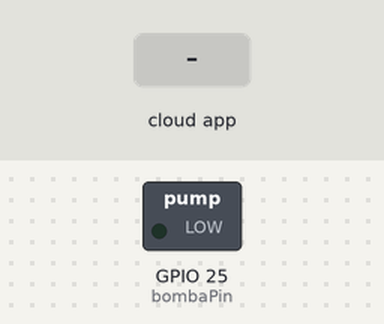
Bench run of a sketch on a simulated ESP32. On the bench: switched loads named in the sketch (green lamp = pin HIGH). The inputs (shaded band) are chosen by the test bench. WiFi joins after 1.5 s; servers stay silent unless stated; what the sketch prints to the serial monitor is not drawn.

Above: at 2.7 s.
2.8 s: the phone or cloud app sets Bomba.de.Agua to 64
At 3.1 s:
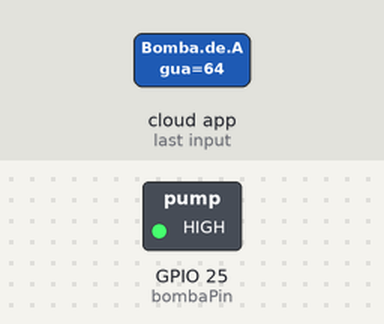
Timing chart, 0 to 9.3 s (numbered marks = the images above; inputs shaded):
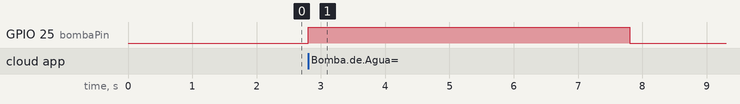

The sketch:

main.ino
```cpp
#include <WiFi.h>
#include <Espalexa.h>

// Configura tu red WiFi
const char *ssid = "IZZI-8D62";
const char *password = "VWAJYQZYQMMJ";
const int bombaPin = 25;  // Pin donde está conectada la bomba

// Crea una instancia de Espalexa
Espalexa espalexa;

// Función para controlar la bomba
void controlBomba(uint8_t state)
{
    if (state > 0) // Si Alexa recibe "encender"
    {
        Serial.println("Encendiendo bomba por 5 segundos...");
        digitalWrite(bombaPin, HIGH); // Enciende la bomba
        delay(5000); // Espera 5 segundos
        digitalWrite(bombaPin, LOW);  // Apaga la bomba
        Serial.println("Bomba apagada automáticamente.");
    }
}

void setup()
{
    Serial.begin(115200); // Inicializa la comunicación serial

    // Configura el pin de la bomba como salida
    pinMode(bombaPin, OUTPUT);
    digitalWrite(bombaPin, LOW);

    // Conéctate a la red WiFi
    WiFi.begin(ssid, password);
    while (WiFi.status() != WL_CONNECTED)
    {
        delay(500);
        Serial.print(".");
    }
    Serial.println("\nConectado a WiFi");

    // Agrega el dispositivo a Espalexa
    espalexa.addDevice("Bomba de Agua", controlBomba);

    // Inicia Espalexa
    espalexa.begin();
}

void loop()
{
    // Mantén Espalexa en funcionamiento
    espalexa.loop();
}

//Comentario para probar webhook numero: 35
```

Measured:
- after the input at 2.8 s, GPIO 25 (bombaPin): LOW → HIGH at once, → LOW 5.0 s later
